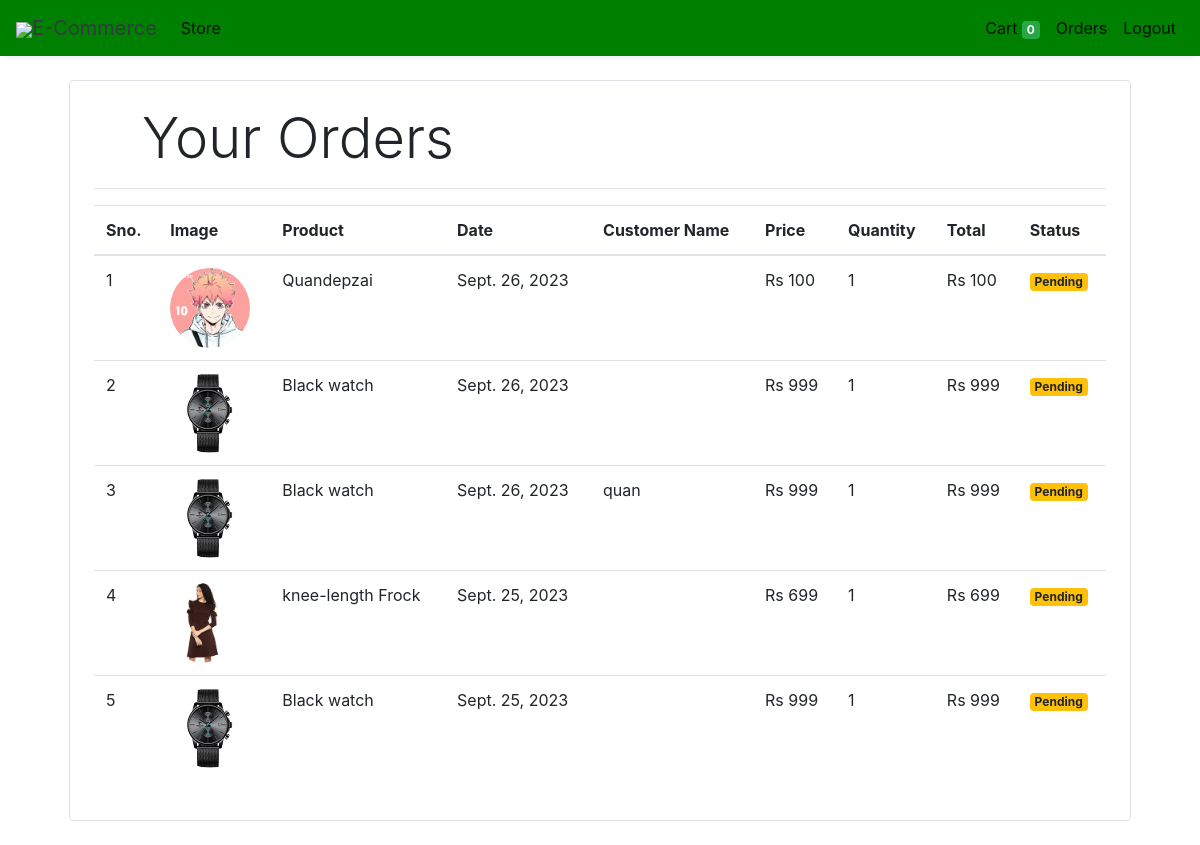
Page /orders (signed in) on the committed database.
### store/models/orders.py (models this page shows, shortened)
class Order(models.Model):
    product = models.ForeignKey(Products,
                                on_delete=models.CASCADE)
    customer = models.ForeignKey(Customer,
                                 on_delete=models.CASCADE)
    quantity = models.IntegerField(default=1)
    price = models.IntegerField()
    address = models.CharField (max_length=50, default='', blank=True)
    Name = models.CharField (max_length=50, default='', blank=True)
    phone = models.CharField (max_length=50, default='', blank=True)
    date = models.DateField (default=datetime.datetime.today)
    status = models.BooleanField (default=False)
    @staticmethod
    def get_orders_by_customer(customer_id):
        return Order.objects.filter(customer=customer_id).order_by('-date')

### store/models/product.py (models this page shows, shortened)
class Products(models.Model):
    name = models.CharField(max_length=60)
    price= models.IntegerField(default=0)
    category= models.ForeignKey(Category,on_delete=models.CASCADE,default=1 )
    description= models.CharField(max_length=250, default='', blank=True, null= True)
    image= models.ImageField(upload_to='uploads/products/')

### store/middlewares/auth.py (the view)
    def middleware(request):
        print(request.session.get('customer'))
        returnUrl = request.META['PATH_INFO']
        print(request.META['PATH_INFO'])
        if not request.session.get('customer'):
           return redirect(f'login?return_url={returnUrl}')
        response = get_response(request)
        return response

### store/templatetags/custom_filter.py (called while the page is built)
@register.filter(name='currency')
def currency(number):
    return "Rs "+str(number)

@register.filter(name='multiply')
def multiply(number , number1):
    return number * number1

### store/views/orders.py (called while the page is built)
    def get(self , request ):
        customer = request.session.get('customer')
        orders = Order.get_orders_by_customer(customer)
        print(orders)
        return render(request , 'orders.html'  , {'orders' : orders})

### store/templates/orders.html
{% extends 'base.html' %}
{% block content %}
{% load cart %}
{% load custom_filter %}
<div class="container">
   <div class="border rounded p-4 m-4">
        <p class="display-4 pl-4 ml-4">Your Orders</p>
        <hr>
        <table class="table">
            <thead>
                <tr>
                    <th>Sno.</th>
                    <th>Image</th>
                    <th>Product</th>
                    <th>Date</th>
                    <th>Customer Name</th>
                    <th>Price</th>
                    <th>Quantity</th>
                    <th>Total</th>
                    <th>Status</th>
                </tr>
            </thead>
            <tbody>
                {% for order in orders %}
                <tr>
                    <td>{{forloop.counter}}</td>
                    <td><img style="height: 80px;" class="rounded-circle" src="{{order.product.image.url}}" alt=""></td>
                    <td>{{order.product.name}}</td>
                    <td>{{order.date}}</td>
                    <td>{{order.Name}}</td>
                    <td>{{order.price|currency}}</td>
                    <td>{{order.quantity}}</td>
                    <td>{{order.quantity|multiply:order.price|currency}}</td>
                    {% if order.status %}
                    <td><small class="badge badge-success">Completed</small></td>
                    {%else%}
                    <td><small class="badge badge-warning">Pending</small></td>
                    {% endif %}
                </tr>
                {% endfor %}
            </tbody>
        </table>
   </div>
</div>
{% endblock %}

### store/templates/base.html (shortened to what this page needs)
<!doctype html>
<html lang="en">
<head>
  <link rel="stylesheet" href="https://maxcdn.bootstrapcdn.com/bootstrap/4.0.0/css/bootstrap.min.css"
>
</head>
<body>
<nav class="one-edge-shadow
  navbar navbar-light
  sticky-top navbar
  navbar-expand-lg
  text-white">
    <a class="navbar-brand ms-3 text-dark " href="/">
    <link rel="stylesheet" href="https://use.fontawesome.com/releases/v5.7.0/css/all.css">
    <img src="https://www.freepnglogos.com/uploads/shopping-cart-png/shopping-cart-svg-png-icon-download-28.png" style="width:50px;height:50px,color:text-light;">E-Commerce</a>
    <div class="collapse navbar-collapse" id="navbarSupportedContent">
      <ul class="navbar-nav mr-auto">
        <li class="nav-item active">
          <a class="nav-link" href="/store">Store <span class="sr-only">(current)</span></a>
        </li>
          </ul>
      <ul class=" navbar-nav my-2 my-lg-0">
        <li class="nav-item active">
          <a class="nav-link" href="/cart">Cart
            <span class="badge badge-success">{{request.session.cart.keys|length}}</span>
            <span class="sr-only">(current)</span></a>
        </li>
        {% if request.session.customer %}
        <li class="nav-item active ">
          <a class="nav-link" href="/orders">Orders<span class="sr-only">(current)</span></a>
        </li>
        <li class="nav-item active ">
          <a class="nav-link" href="/logout">Logout<span class="sr-only">(current)</span></a>
        </li>
        {% endif %}
      </ul>
    </div>
  </nav>
  {% block content %}{% endblock %}
</body>
</html>

### store/templates/base.html (style rules this page uses)
nav { background-color: green; }
.one-edge-shadow { box-shadow: 0 8px 2px -5px rgb(246, 245, 245); }

### rows in the picture
Order: product.image (picture), product.name "Quandepzai", date "Sept. 26, 2023", price "Rs 100", quantity "1", quantity|multiply "Rs 100", status "Pending"
Order: product.image (picture), product.name "Black watch", date "Sept. 26, 2023", price "Rs 999", quantity "1", quantity|multiply "Rs 999", status "Pending"
Order: product.image (picture), product.name "Black watch", date "Sept. 26, 2023", Name "quan", price "Rs 999", quantity "1", quantity|multiply "Rs 999", status "Pending"
Order: product.image (picture), product.name "knee-length Frock", date "Sept. 25, 2023", price "Rs 699", quantity "1", quantity|multiply "Rs 699", status "Pending"
Order: product.image (picture), product.name "Black watch", date "Sept. 25, 2023", price "Rs 999", quantity "1", quantity|multiply "Rs 999", status "Pending"

### other values in the picture
{{ request.session.cart.keys|length }} "0"
